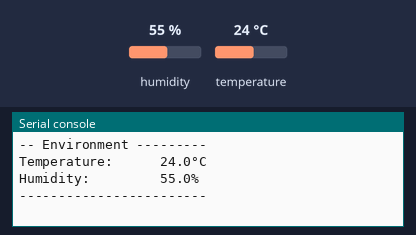
A program run on a simulated Raspberry Pi Pico running MicroPython. Shown: the last lines printed to the serial console. The inputs (shaded band) are chosen by the test bench; at power-on: humidity 55 %, temperature 24 °C. Library files of the repository ran but are not shown: dht20.py.

Above: at 1.3 s.
1.4 s: humidity set to 22 %
At 6.3 s:
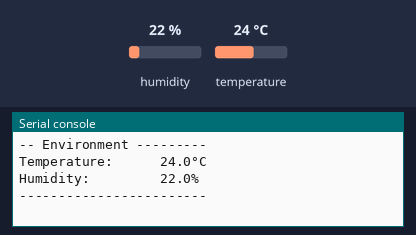
7.4 s: temperature set to 12 °C
13.4 s: humidity set to 40 %
At 15.6 s:
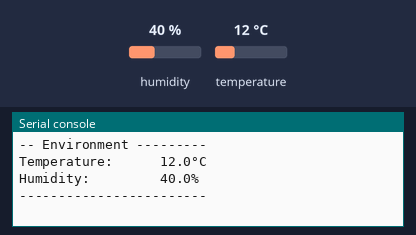
Timing chart, 0 to 17.1 s (numbered marks = the images above; inputs shaded):
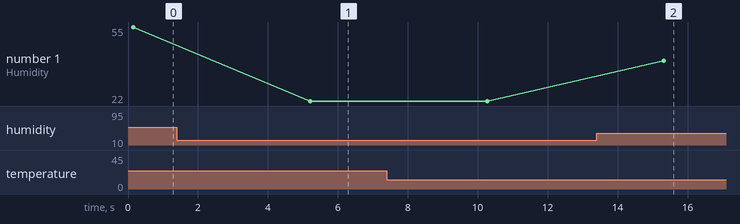

The program:

e09_temp.py
```python
import time

from machine import I2C, Pin

from lib.dht20 import DHT20

# Set up I2C pins
i2c1_sda = Pin(18)
i2c1_scl = Pin(19)

# Set up I2C
i2c1 = I2C(1, sda=i2c1_sda, scl=i2c1_scl)

# Set up DHT20 device with I2C address
dht20 = DHT20(0x38, i2c1)

while True:
    # Grab data from the sensor dictionary
    measurements = dht20.measurements

    # Print the data
    print("-- Environment ---------")  # Heading
    print(f"Temperature:      {round(measurements['t'],1)}°C")
    print(f"Humidity:         {round(measurements['rh'],1)}%")
    print("------------------------")  # Divider
    print("                        ")  # Empty line

    # Wait 5 seconds
    time.sleep(5)
```

Measured:
- after the input at 1.4 s, the serial console: prints a new line after 3.8 s (image 1)
- after the input at 13.4 s, the serial console: prints a new line after 1.9 s (image 2)
- plotted number 1: 55 → 22 after the input at 1.4 s, 22 → 40 after the input at 13.4 s
